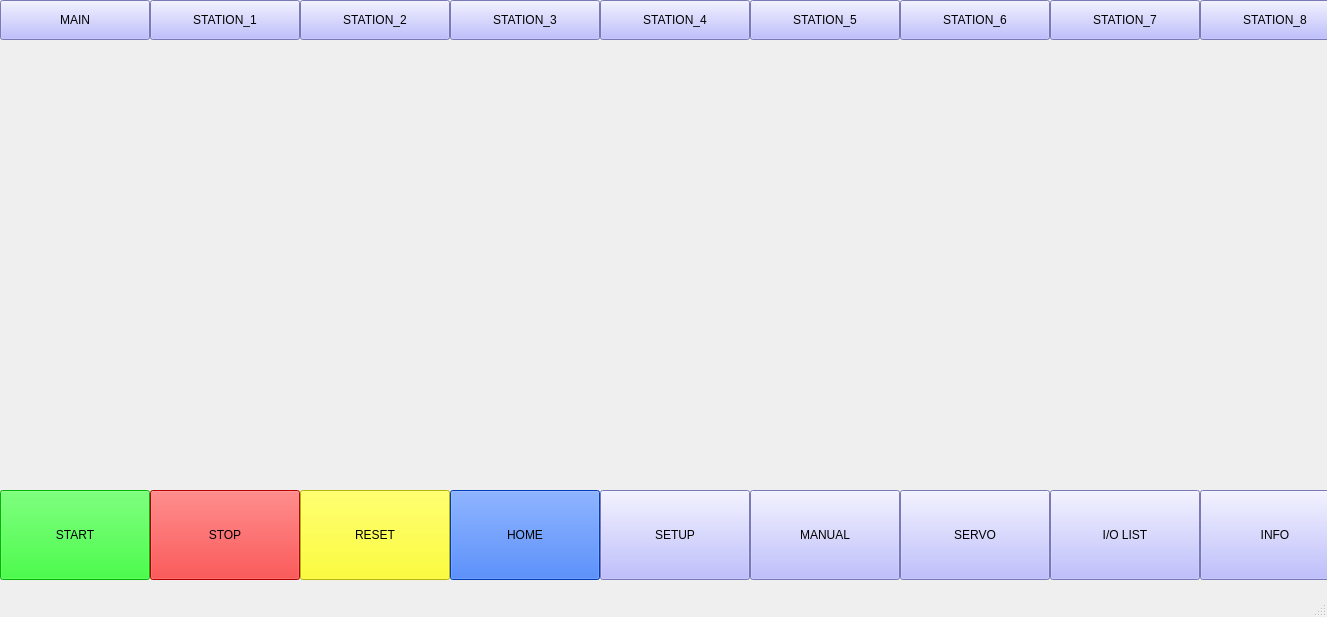
<?xml version="1.0" encoding="UTF-8"?>
<ui version="4.0">
 <class>MainWindow1</class>
 <widget class="QMainWindow" name="MainWindow1">
  <property name="geometry">
   <rect>
    <x>0</x>
    <y>0</y>
    <width>1327</width>
    <height>617</height>
   </rect>
  </property>
  <property name="windowTitle">
   <string>MainWindow</string>
  </property>
  <widget class="QWidget" name="centralwidget">
   <widget class="QPushButton" name="pushButton">
    <property name="geometry">
     <rect>
      <x>0</x>
      <y>490</y>
      <width>150</width>
      <height>90</height>
     </rect>
    </property>
    <property name="styleSheet">
     <string notr="true">background-color: rgb(0, 255, 0);
font: 700 16pt &quot;Segoe UI&quot;;
</string>
    </property>
    <property name="text">
     <string>START</string>
    </property>
   </widget>
   <widget class="QPushButton" name="pushButton_2">
    <property name="geometry">
     <rect>
      <x>150</x>
      <y>490</y>
      <width>150</width>
      <height>90</height>
     </rect>
    </property>
    <property name="styleSheet">
     <string notr="true">background-color: rgb(255, 0, 0);
font: 700 16pt &quot;Segoe UI&quot;;</string>
    </property>
    <property name="text">
     <string>STOP</string>
    </property>
   </widget>
   <widget class="QPushButton" name="pushButton_3">
    <property name="geometry">
     <rect>
      <x>300</x>
      <y>490</y>
      <width>150</width>
      <height>90</height>
     </rect>
    </property>
    <property name="styleSheet">
     <string notr="true">background-color:rgb(255, 255, 0);
font: 700 16pt &quot;Segoe UI&quot;;</string>
    </property>
    <property name="text">
     <string>RESET</string>
    </property>
   </widget>
   <widget class="QPushButton" name="pushButton_4">
    <property name="geometry">
     <rect>
      <x>450</x>
      <y>490</y>
      <width>150</width>
      <height>90</height>
     </rect>
    </property>
    <property name="styleSheet">
     <string notr="true">background-color:rgb(0, 85, 255);
font: 700 16pt &quot;Segoe UI&quot;;</string>
    </property>
    <property name="text">
     <string>HOME</string>
    </property>
   </widget>
   <widget class="QPushButton" name="pushButton_5">
    <property name="geometry">
     <rect>
      <x>600</x>
      <y>490</y>
      <width>150</width>
      <height>90</height>
     </rect>
    </property>
    <property name="styleSheet">
     <string notr="true">background-color: rgb(170, 170, 255);
font: 700 16pt &quot;Segoe UI&quot;;</string>
    </property>
    <property name="text">
     <string>SETUP</string>
    </property>
   </widget>
   <widget class="QPushButton" name="pushButton_6">
    <property name="geometry">
     <rect>
      <x>750</x>
      <y>490</y>
      <width>150</width>
      <height>90</height>
     </rect>
    </property>
    <property name="styleSheet">
     <string notr="true">background-color: rgb(170, 170, 255);
font: 700 16pt &quot;Segoe UI&quot;;</string>
    </property>
    <property name="text">
     <string>MANUAL</string>
    </property>
   </widget>
   <widget class="QPushButton" name="pushButton_7">
    <property name="geometry">
     <rect>
      <x>900</x>
      <y>490</y>
      <width>150</width>
      <height>90</height>
     </rect>
    </property>
    <property name="styleSheet">
     <string notr="true">background-color: rgb(170, 170, 255);
font: 700 16pt &quot;Segoe UI&quot;;</string>
    </property>
    <property name="text">
     <string>SERVO</string>
    </property>
   </widget>
   <widget class="QPushButton" name="pushButton_8">
    <property name="geometry">
     <rect>
      <x>1050</x>
      <y>490</y>
      <width>150</width>
      <height>90</height>
     </rect>
    </property>
    <property name="styleSheet">
     <string notr="true">background-color: rgb(170, 170, 255);
font: 700 16pt &quot;Segoe UI&quot;;</string>
    </property>
    <property name="text">
     <string>I/O LIST</string>
    </property>
   </widget>
   <widget class="QPushButton" name="pushButton_9">
    <property name="geometry">
     <rect>
      <x>750</x>
      <y>0</y>
      <width>150</width>
      <height>40</height>
     </rect>
    </property>
    <property name="styleSheet">
     <string notr="true">background-color: rgb(170, 170, 255);</string>
    </property>
    <property name="text">
     <string>STATION_5</string>
    </property>
   </widget>
   <widget class="QPushButton" name="pushButton_10">
    <property name="geometry">
     <rect>
      <x>600</x>
      <y>0</y>
      <width>150</width>
      <height>40</height>
     </rect>
    </property>
    <property name="styleSheet">
     <string notr="true">background-color: rgb(170, 170, 255);</string>
    </property>
    <property name="text">
     <string>STATION_4</string>
    </property>
   </widget>
   <widget class="QPushButton" name="pushButton_11">
    <property name="geometry">
     <rect>
      <x>900</x>
      <y>0</y>
      <width>150</width>
      <height>40</height>
     </rect>
    </property>
    <property name="styleSheet">
     <string notr="true">background-color: rgb(170, 170, 255);</string>
    </property>
    <property name="text">
     <string>STATION_6</string>
    </property>
   </widget>
   <widget class="QPushButton" name="pushButton_12">
    <property name="geometry">
     <rect>
      <x>300</x>
      <y>0</y>
      <width>150</width>
      <height>40</height>
     </rect>
    </property>
    <property name="styleSheet">
     <string notr="true">background-color: rgb(170, 170, 255);</string>
    </property>
    <property name="text">
     <string>STATION_2</string>
    </property>
   </widget>
   <widget class="QPushButton" name="pushButton_13">
    <property name="geometry">
     <rect>
      <x>450</x>
      <y>0</y>
      <width>150</width>
      <height>40</height>
     </rect>
    </property>
    <property name="styleSheet">
     <string notr="true">background-color: rgb(170, 170, 255);</string>
    </property>
    <property name="text">
     <string>STATION_3</string>
    </property>
   </widget>
   <widget class="QPushButton" name="pushButton_14">
    <property name="geometry">
     <rect>
      <x>150</x>
      <y>0</y>
      <width>150</width>
      <height>40</height>
     </rect>
    </property>
    <property name="styleSheet">
     <string notr="true">background-color: rgb(170, 170, 255);</string>
    </property>
    <property name="text">
     <string>STATION_1</string>
    </property>
   </widget>
   <widget class="QPushButton" name="pushButton_15">
    <property name="geometry">
     <rect>
      <x>1050</x>
      <y>0</y>
      <width>150</width>
      <height>40</height>
     </rect>
    </property>
    <property name="styleSheet">
     <string notr="true">background-color: rgb(170, 170, 255);
</string>
    </property>
    <property name="text">
     <string>STATION_7</string>
    </property>
   </widget>
   <widget class="QPushButton" name="pushButton_16">
    <property name="geometry">
     <rect>
      <x>0</x>
      <y>0</y>
      <width>150</width>
      <height>40</height>
     </rect>
    </property>
    <property name="styleSheet">
     <string notr="true">background-color: rgb(170, 170, 255);

</string>
    </property>
    <property name="text">
     <string>MAIN</string>
    </property>
   </widget>
   <widget class="QPushButton" name="pushButton_17">
    <property name="geometry">
     <rect>
      <x>1200</x>
      <y>490</y>
      <width>150</width>
      <height>90</height>
     </rect>
    </property>
    <property name="styleSheet">
     <string notr="true">background-color: rgb(170, 170, 255);
font: 700 16pt &quot;Segoe UI&quot;;</string>
    </property>
    <property name="text">
     <string>INFO</string>
    </property>
   </widget>
   <widget class="QPushButton" name="pushButton_18">
    <property name="geometry">
     <rect>
      <x>1200</x>
      <y>0</y>
      <width>150</width>
      <height>40</height>
     </rect>
    </property>
    <property name="styleSheet">
     <string notr="true">background-color: rgb(170, 170, 255);
</string>
    </property>
    <property name="text">
     <string>STATION_8</string>
    </property>
   </widget>
  </widget>
  <widget class="QMenuBar" name="menubar">
   <property name="geometry">
    <rect>
     <x>0</x>
     <y>0</y>
     <width>1327</width>
     <height>22</height>
    </rect>
   </property>
  </widget>
  <widget class="QStatusBar" name="statusbar"/>
 </widget>
 <resources/>
 <connections/>
</ui>
